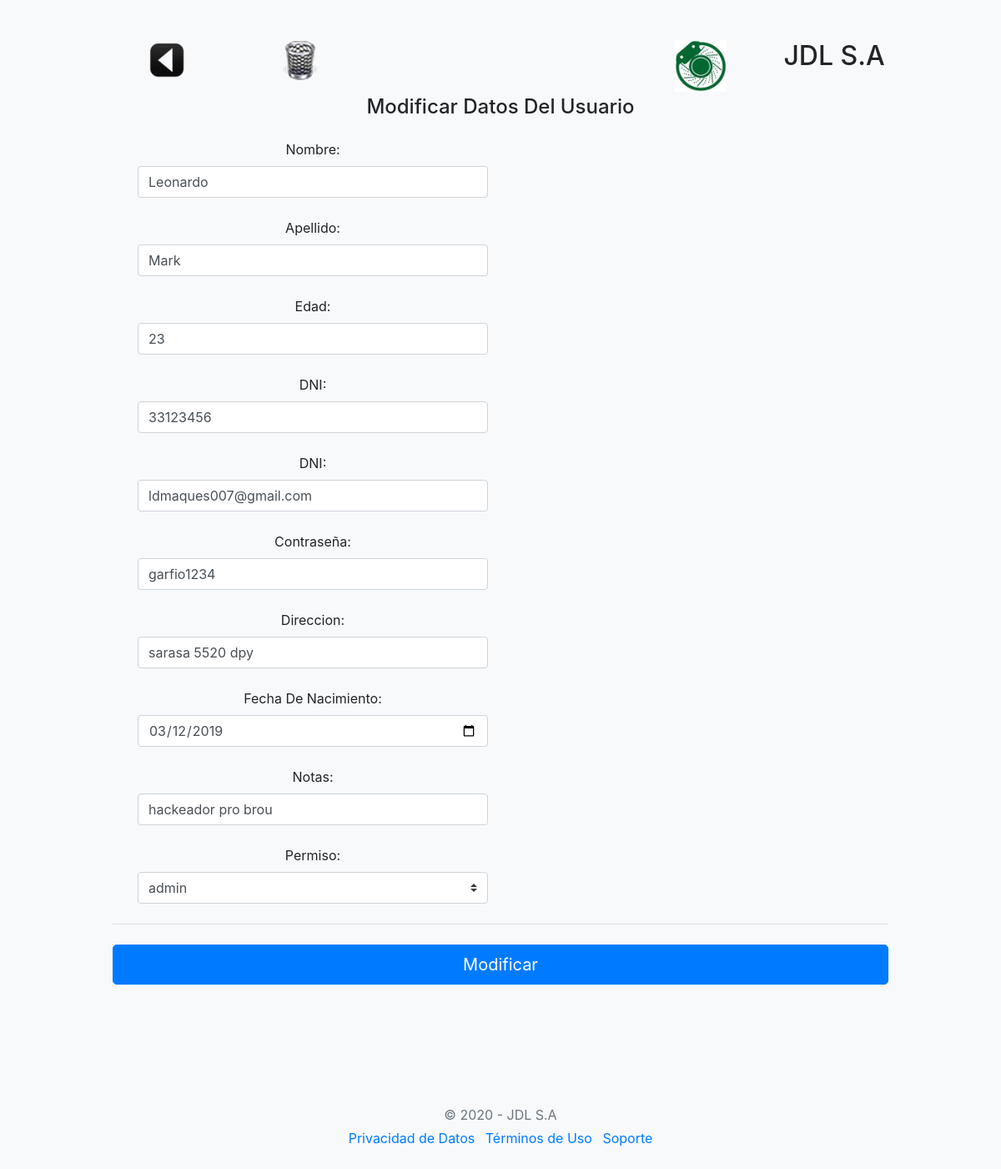
/usuarios/modifica.php?id_usuario=1, run on the app's committed database.
### tables this page shows
CREATE TABLE `usuarios` (
  `id_usuario` int(8) NOT NULL,
  `nombre_usuario` varchar(30) DEFAULT NULL,
  `apellido_usuario` varchar(30) DEFAULT NULL,
  `edad_usuario` int(8) DEFAULT NULL,
  `dni_usuario` varchar(30) DEFAULT NULL,
  `email_usuario` varchar(50) DEFAULT NULL,
  `contraseña_usuario` varchar(50) DEFAULT NULL,
  `domicilio_usuario` varchar(50) DEFAULT NULL,
  `fecha_nac_usuario` date DEFAULT NULL,
  `notas_usuario` varchar(100) DEFAULT NULL,
  `permiso_usuario` int(8) DEFAULT NULL
);

### usuarios/modifica.php (the view, shortened to what this page needs)
<!doctype html>
<html>
<?php
    require "../metodos.php";
?>
  <body class="bg-light">
    <div class="container">
  <div class="py-5 text-center">
  <div class="row">
    <div class="col-sm-2"><h2>
		<img border="0" src="../img/atras.png" width="48" height="48" title="Volver al menú"
							onclick=location.href='../usuarios/';
							onKeyPress=location.href='../usuarios/';
							style='cursor:pointer';/>
	</h2>
	</div>
    <div class="col-sm-2">
		<img border="0" src="../img/borrar.png" width="48" height="48" title="Eliminar"
						<?php echo " onclick=location.href='"
												. "cuidado.php?id_usuario=".$_GET['id_usuario'] . "'"; ?>;
						<?php echo " onKeyPress=location.href='"
												. "cuidado.php?id_usuario=".$_GET['id_usuario'] . "'"; ?>
						style='cursor:pointer';/>
	</div>
	<div class="col-sm-2"></div>
    <div class="col-sm-2"><h2></h2></div>
  <div class="col-sm-2"><img class="d-block mx-auto mb-1" src="../img/disc.jpg" alt="" width="62" height="62"></div>
  <div class="col-sm-2"><h2>JDL S.A</h2></div>
</div>
    <div class="col-md-12 order-md-1">
      <h4 class="mb-4">Modificar Datos Del Usuario</h4>
      <form class="needs-validation" novalidate action="modi.php" method="POST">
<?php
   require "../conexion.php";
   $sql = "SELECT * from usuarios where id_usuario = " . $_GET['id_usuario'];
   $query = $mysqli->query($sql);
   while($resultado = $query->fetch_assoc()) {
         $usuarios[] = $resultado;
     }
     $sql = "SELECT * from permisos order by id_permiso";
	$query = $mysqli->query($sql);
	while($resultado = $query->fetch_assoc()) {
        $permisos[] = $resultado;
    }
?>
          <div class="col-md-6 mb-4">
            <label for="nombre_usuario">Nombre:</label>
            <input type="text" class="form-control" id="nombre" name="nombre_usuario" placeholder="" value=<?php echo "'".$usuarios[0]['nombre_usuario']."'" ?> required>
          </div>
          <div class="col-md-6 mb-4">
            <label for="apellido_usuario">Apellido:</label>
            <input type="text" class="form-control" id="apellido" name="apellido_usuario" placeholder="" value=<?php echo "'".$usuarios[0]['apellido_usuario']."'" ?> required>
          </div>
          <div class="col-md-6 mb-4">
            <label for="edad_usuario">Edad:</label>
            <input type="text" class="form-control" id="edad" name="edad_usuario" placeholder="" value=<?php echo "'".$usuarios[0]['edad_usuario']."'" ?> required>
          </div>
          <div class="col-md-6 mb-4">
            <label for="dni_usuario">DNI:</label>
            <input type="text" class="form-control" id="dni" name="dni_usuario" placeholder="" value=<?php echo "'".$usuarios[0]['dni_usuario']."'" ?> required>
          </div>
          <div class="col-md-6 mb-4">
            <label for="email_usuario">DNI:</label>
            <input type="text" class="form-control" id="dni" name="email_usuario" placeholder="" value=<?php echo "'".$usuarios[0]['email_usuario']."'" ?> required>
          </div>
          <div class="col-md-6 mb-4">
            <label for="contraseña_usuario">Contraseña:</label>
            <input type="text" class="form-control" id="dni" name="contraseña_usuario" placeholder="" value=<?php echo "'".$usuarios[0]['contraseña_usuario']."'" ?> required>
          </div>
          <div class="col-md-6 mb-4">
            <label for="domicilio_usuario">Direccion:</label>
            <input type="text" class="form-control" id="domicilio" name="domicilio_usuario" placeholder="" value=<?php echo "'".$usuarios[0]['domicilio_usuario']."'" ?> required>
          </div>
          <div class="col-md-6 mb-4">
            <label for="fecha_nac_usuario">Fecha De Nacimiento:</label>
            <input type="date" class="form-control" id="fecha_nac" name="fecha_nac_usuario" placeholder="" value=<?php echo "'".$usuarios[0]['fecha_nac_usuario']."'" ?> required>
          </div>
          <div class="col-md-6 mb-4">
            <label for="notas_usuario">Notas:</label>
            <input type="text" class="form-control" id="notas" name="notas_usuario" placeholder="" value=<?php echo "'".$usuarios[0]['notas_usuario']."'" ?> required>
          </div>
          <div class="col-md-6 mb-4">
           <label for="permiso_usuario">Permiso:</label>
           <select class="custom-select d-block w-100" name="permiso_usuario" required>
           <?php
				     $long = count($permisos);
				     for($i=0; $i< $long; $i++){
				     echo "<option";
             echo " value=" .$permisos[$i]['id_permiso'].",".$permisos[$i]['nombre_permiso'] .">";
                 echo $permisos[$i]['nombre_permiso'];
				     echo "</option>";
             }
				   ?>
            </select>
          </div>
		</div>
        <hr class="mb-4">
        <button class="btn btn-primary btn-lg btn-block" type="submit">Modificar</button>
    </div>
  </div>
  <footer class="my-5 pt-5 text-muted text-center text-small">
    <p class="mb-1">&copy; 2020 - JDL S.A</p>
    <ul class="list-inline">
      <li class="list-inline-item"><a href="#">Privacidad de Datos</a></li>
      <li class="list-inline-item"><a href="#">Términos de Uso</a></li>
      <li class="list-inline-item"><a href="#">Soporte</a></li>
    </ul>
  </footer>
</body>
</html>

### js/form-validation.css (style rules this page uses)
.container { max-width: 960px; }

### data on the page
usuarios: nombre_usuario "Leonardo", apellido_usuario "Mark", edad_usuario "23", dni_usuario "33123456", email_usuario "ldmaques007@gmail.com", contraseña_usuario "garfio1234", domicilio_usuario "sarasa 5520 dpy", fecha_nac_usuario "03/12/2019", notas_usuario "hackeador pro brou"

### other printed values
form field permiso_usuario "admin"
